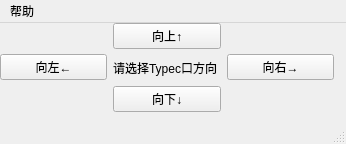
<?xml version="1.0" encoding="UTF-8"?>
<ui version="4.0">
 <class>MainWindow</class>
 <widget class="QMainWindow" name="MainWindow">
  <property name="geometry">
   <rect>
    <x>0</x>
    <y>0</y>
    <width>346</width>
    <height>144</height>
   </rect>
  </property>
  <property name="windowTitle">
   <string>选择Typec方向</string>
  </property>
  <widget class="QWidget" name="centralwidget">
   <widget class="QWidget" name="layoutWidget">
    <property name="geometry">
     <rect>
      <x>0</x>
      <y>0</y>
      <width>334</width>
      <height>89</height>
     </rect>
    </property>
    <layout class="QHBoxLayout" name="horizontalLayout">
     <item>
      <widget class="QPushButton" name="pushButton_2">
       <property name="text">
        <string>向左←</string>
       </property>
      </widget>
     </item>
     <item>
      <layout class="QVBoxLayout" name="verticalLayout">
       <item>
        <widget class="QPushButton" name="pushButton">
         <property name="text">
          <string>向上↑</string>
         </property>
        </widget>
       </item>
       <item>
        <widget class="QLabel" name="label">
         <property name="text">
          <string>请选择Typec口方向</string>
         </property>
        </widget>
       </item>
       <item>
        <widget class="QPushButton" name="pushButton_4">
         <property name="text">
          <string>向下↓</string>
         </property>
        </widget>
       </item>
      </layout>
     </item>
     <item>
      <widget class="QPushButton" name="pushButton_3">
       <property name="text">
        <string>向右→</string>
       </property>
      </widget>
     </item>
    </layout>
   </widget>
  </widget>
  <widget class="QMenuBar" name="menubar">
   <property name="geometry">
    <rect>
     <x>0</x>
     <y>0</y>
     <width>346</width>
     <height>26</height>
    </rect>
   </property>
   <widget class="QMenu" name="menuasd">
    <property name="title">
     <string>帮助</string>
    </property>
    <addaction name="action"/>
   </widget>
   <addaction name="menuasd"/>
  </widget>
  <widget class="QStatusBar" name="statusbar"/>
  <action name="action">
   <property name="text">
    <string>联系作者</string>
   </property>
  </action>
 </widget>
 <resources/>
 <connections/>
</ui>
